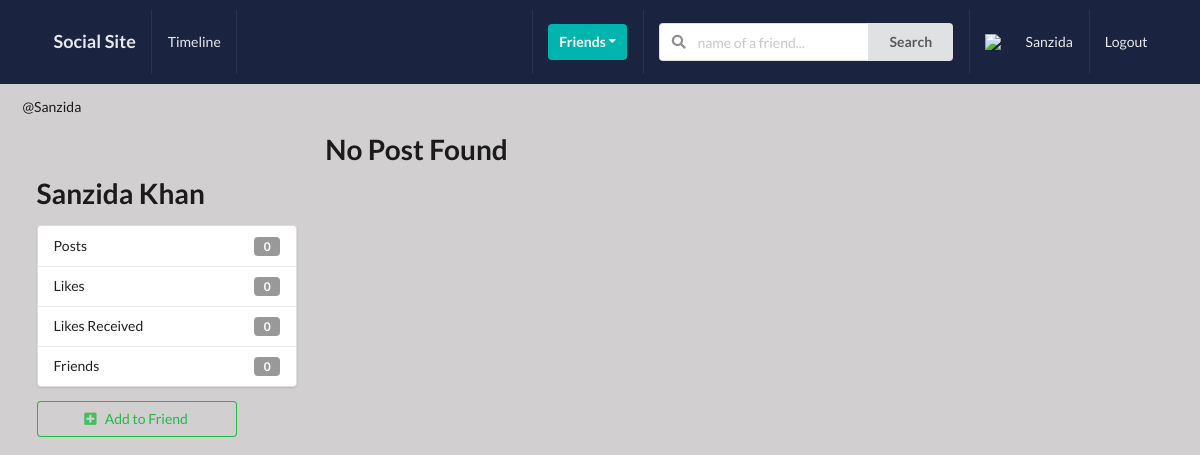
Screenshot of /profiles/Sanzida/ (signed in) with the database file from the repository.
### profiles/models.py (models this page shows, shortened)
class Profile(models.Model):
 first_name = models.CharField(max_length=200, blank=True)
 last_name = models.CharField(max_length=200, blank=True)
 user=models.OneToOneField(User, on_delete=models.CASCADE)
 bio = models.TextField(default="no bio...", max_length=300)
 email=models.EmailField(max_length=200, blank=True)
 country=models.CharField(max_length=200, blank=True)
 avatar=models.ImageField(default='avatar.png',upload_to='avatars/')
 friends=models.ManyToManyField(User, blank=True, related_name='friends')
 slug = models.SlugField(unique=True, blank=True)
 updated = models.DateTimeField(auto_now=True)
 created = models.DateTimeField(auto_now_add=True)
 objects = ProfileManager()
 def get_friends_no(self):
     return self.friends.all().count()
 def get_posts_no(self):
     return self.posts.all().count()
 def get_all_authors_posts(self):
     return self.posts.all()
 def get_likes_given_no(self):
     likes= self.like_set.all()
     total_liked = 0
     for item in likes:
         if item.value=='Like':
             total_liked += 1
     return total_liked
 def get_likes_received_no(self):
     posts = self.posts.all()
     total_liked=0
     for item in posts:
         total_liked += item.liked.all().count()
     return total_liked
 __initial_first_name = None
 __initial_last_name  = None
 def __init__(self, *args, **kwargs):
     super().__init__(*args, **kwargs)
     self.__initial_first_name= self.first_name
     self.__initial_last_name = self.last_name

### profiles/views.py (the view)
# urls.py: path('<slug>/', ProfileDetailView.as_view(), name='profile-detail-view'),
class ProfileDetailView(LoginRequiredMixin, DetailView):
    model = Profile
    template_name = 'profiles/detail.html'
    def get_object(self):
      slug =self.kwargs.get('slug')
      profile = Profile.objects.get(slug=slug)
      return profile
    def get_context_data(self, **kwargs):
        context =super().get_context_data(**kwargs)
        user = User.objects.get(username=self.request.user)
        profile =Profile.objects.get(user=user)
        rel_r = Relationship.objects.filter(sender=profile)
        rel_s = Relationship.objects.filter(receiver=profile)
        rel_receiver =[]
        rel_sender =[]
        for item in rel_r:
            rel_receiver.append(item.receiver.user)
        for item in rel_s:
            rel_sender.append(item.sender.user)
        context["rel_receiver"] = rel_receiver
        context["rel_sender"] = rel_sender
        context ['posts'] = self.get_object().get_all_authors_posts()
        context['len_posts'] = True if len(self.get_object().get_all_authors_posts()) > 0 else False
        return context

### templates/profiles/detail.html (shortened to what this page needs)
{% extends 'base.html' %}
{% block content %}
<div class="ui grid">
    <br>
      @{{object.user}}
    <div class="row">
        <div class="four wide column">
            <h1>{{object.user.first_name}} {{object.user.last_name}}</h1>
            <div class="ui vertical fluid menu">
                <div class="item">
                    Posts
                    <div class="ui label">{{object.get_posts_no}}</div>
                </div>
                <div class="item">
                    Likes
                    <div class="ui label">{{object.get_likes_given_no}}</div>
                </div>
                <div class="item">
                    Likes Received
                    <div class="ui label">{{object.get_likes_received_no}}</div>
                </div>
                <div class="item">
                    Friends
                    <div class="ui label">{{object.get_friends_no}}</div>
                </div>
            </div>
                {% if object.user not in rel_receiver and object.user not in rel_sender%}
                        <form action="{% url 'profiles:send-invite' %}" method="POST">
                                <button type="submit" class="ui positive basic button mb-5 w-big"><i class="plus square icon"></i>Add to Friend</button>
                        </form>
                {% endif %}
        </div>
        <div class="twelve wide column">
            {% if len_posts %}
                {% for post in posts%}
                    <div class="segment ui fluid">
                        {{post.content}}
                    </div>
                {% endfor %}
            {% else %}
                <h1>No Post Found</h1>
            {% endif %}
        </div>
    </div>
</div>
{% endblock content %}

### templates/main/navbar.html (shortened to what this page needs)
{% url 'home-view' as path_to_home %}
{% url 'posts:main-post-view' as path_to_posts %}
{% url 'profiles:my-profile-view' as path_to_my_profile %}
<div class="ui inverted menu nav mb-7">
    <div class="ui container">
      <a href="{{path_to_home}}" class=" {% if request.path == path_to_home %} active {% endif %} item">
          <h3>Social Site</h3>
      </a>
      {% if request.user.is_authenticated %}
      <a href="{{path_to_posts}}" class="{% if request.path == path_to_posts %} active {% endif %} item">
          Timeline
      </a>
      {% endif %}
      <div class="right menu">
          {% if request.user.is_authenticated %}
                <div class="item">
                    <div class="ui floating dropdown icon button teal"> Friends
                        <i class="dropdown icon"></i>
                    </div>
                </div>
                <div class="item">
                    <form action="" method="GET">
                    <div class="ui action left icon input">
                    <input class="prompt" type="text" name='q' placeholder="name of a friend...">
                    <button type='submit' class="ui button">Search</button>
                    </div>
                </form>
                </div>
              <a href="{{path_to_my_profile}}" class="{% if request.path == path_to_my_profile %}active{% endif %} item">
                  <img src={{picture.url}} class="ui avatar image">&nbsp;
                    {{ request.user }}
              </a>
              <a href="{% url 'account_logout' %}" class="ui item">
                  Logout
              </a>
          {% else %}
                <a href="{% url 'account_login' %}" class="ui item">
                  Login
              </a>
          {% endif %}
      </div>
    </div>
  </div>

### static_project/style.css (style rules this page uses)
body { background: #d1cfcf !important ; }
.nav { border-radius: 0px !important; padding: 10px 0 10px 0 !important; background-color: #1a233f !important; }
.mb-7 { margin-bottom: 7px !important; }
.mb-5 { margin-bottom: 5px; }
.w-big { width: 200px; }

### rows the page displays
Profile: user "Sanzida", user.first_name "Sanzida", user.last_name "Khan", get_posts_no "0", get_likes_given_no "0", get_likes_received_no "0", get_friends_no "0"

### other values shown
{{ request.user }} "Sanzida"
